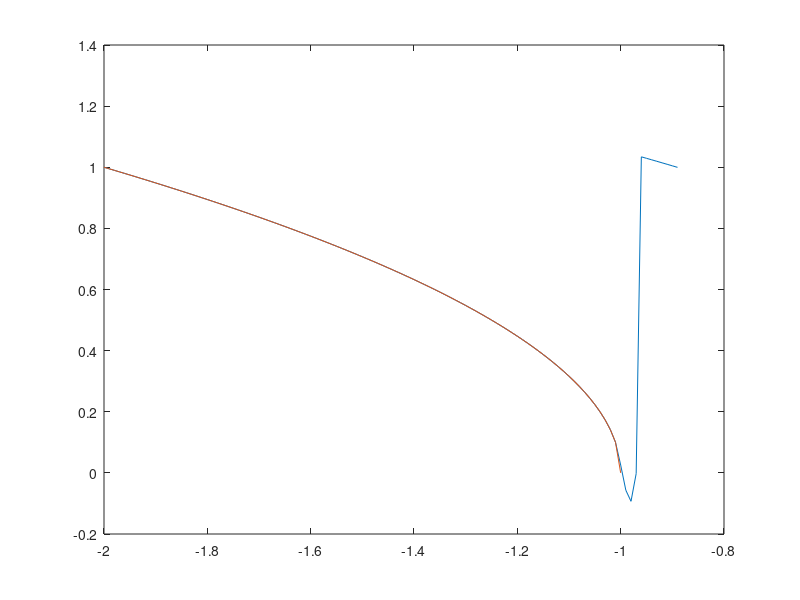
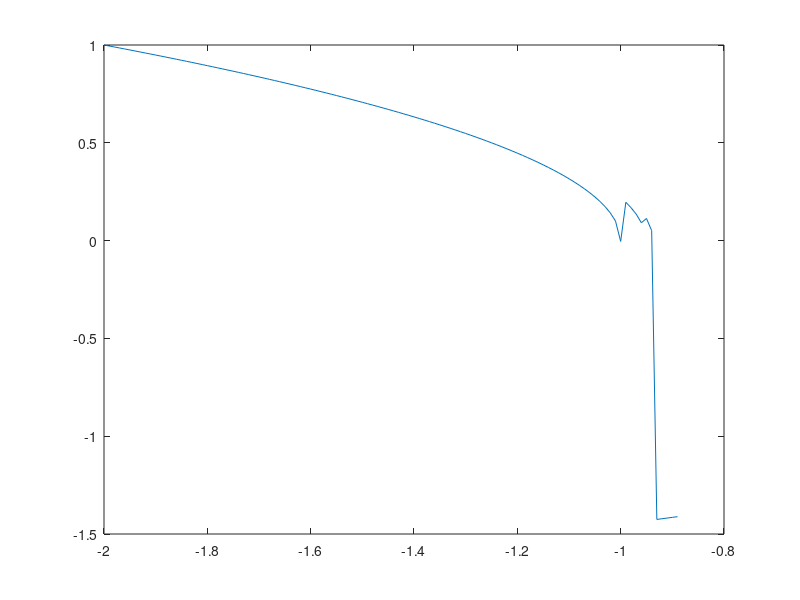
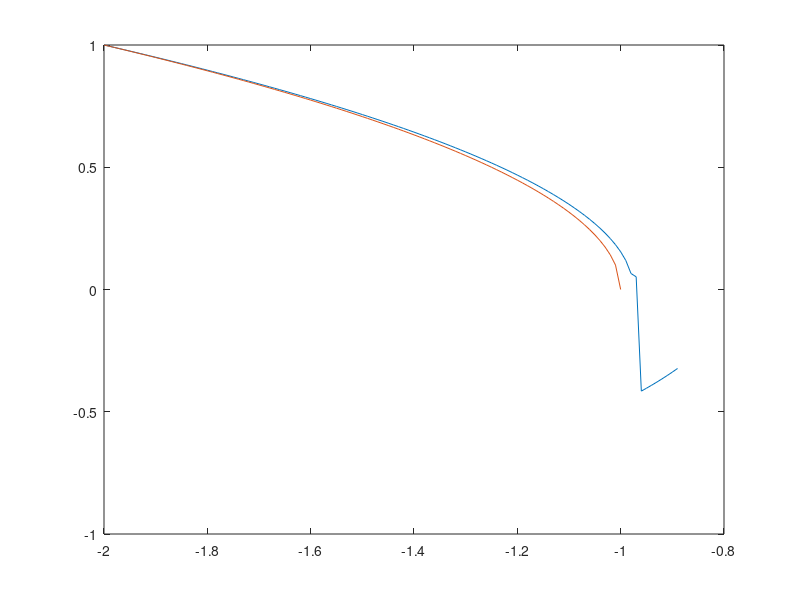
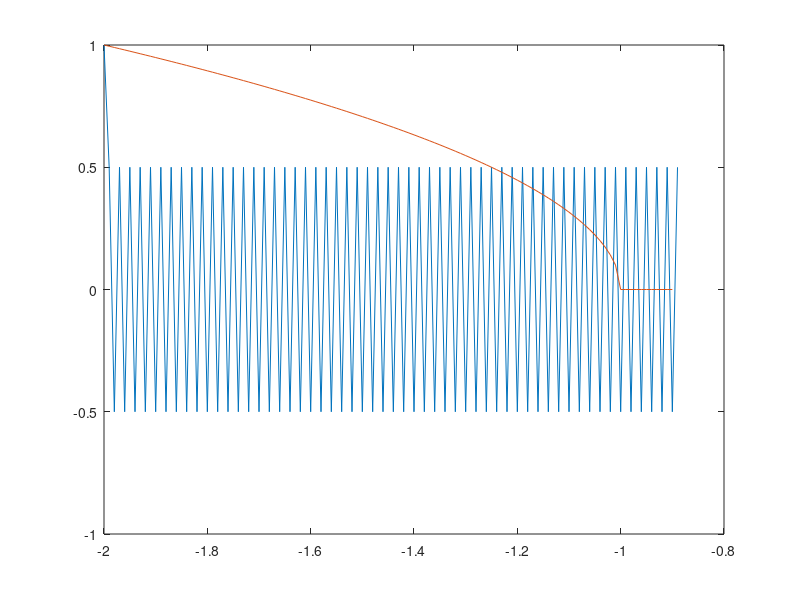

Here is the MATLAB script that generated these plots, in order:
clear all
delta=0.01;
del=-2:delta:-0.9;
dell(1)=-2;
N=length(del);
y(1)=(-1-del(1))^(1/2);
%%===For function y^2+1+\delta=0===

f=@(x,y)-1/(2*y);


%%
%%===Euler Method====
for i=1:N
    y(i+1)=y(i)+f(del(i),y(i));
end
figure(4)
plot([del, del(end)+delta],y)
hold on
plot(del,(-1-del).^(1/2))


%%
%%===Modified Euler method=====

for i=1:N
    y(i+1)=y(i)+delta*(-1/2*1/(y(i)));
    y(i+1)=y(i)+1/2*delta*(-1/2*1/(y(i))-1/2*1/(y(i+1)));
    dell(i+1)=dell(i)+delta;
end
ind=find(del==-1);

figure(1)
plot(dell,y)
hold on
plot(del(1:ind),(-1-del(1:ind)).^(1/2))
%%
%%======Third Order Runge Kutta Method====
for i=1:N
    k1 = -1/(2*y(i));
    k2 = -1/(2*(y(i)+1/2*delta*k1));
    k3 = -1/2*1/(y(i)-delta*k1+2*delta*k2);
    y(i+1) = y(i)+delta/6*(k1+4*k2+k3);
    dell(i+1)=dell(i)+delta;
end
ind=find(imag(y)>0, 1 );
figure(2)
plot(dell,y)
hold on
plot(del(1:ind),(-1-del(1:ind)).^(1/2))

%%
%%====Classic Fourth Order R-K Method====
for i =1:N
    k1=f(del(i),y(i));
    k2=f(del(i)+1/2*delta,y(i)+delta*1/2*k1);
    k3=f(del(i)+1/2*delta,y(i)+delta*1/2*k2);
    k4=f(del(i)+delta,y(i)+delta*k3);
    y(i+1)=y(i)+delta*(k1/6+k2/3+k3/3+k4/7);
        dell(i+1)=dell(i)+delta;
end
ind=find(del==-1);
figure(3)
plot(dell,y)
hold on
plot(del(1:ind),(-1-del(1:ind)).^(1/2))

%%
%%==Puiseux serious with three terms====
a0=-8.580022165053089e-15; 
a1=1.000000000000009e+00 ;
a2=-2.704753515664180e-15 ;
c=-9.999999999999947e-01 ;
t0=1.732050807568879e+00 ;
t1=1.414213562373097e+00 ;
t2=1.000000000000003e+00 ;
t3=7.071067811865516e-01 ;
d0=-4;
d1=-3;d2=-2;d3=-1.5;
clear y
for i=1:N
    y(i)=a0+a1*(c-del(i))^(1/2)+a2*(c-del(i));
end
figure(5)
plot(del,y)
hold on
plot(del,(-1-del).^(1/2))
    